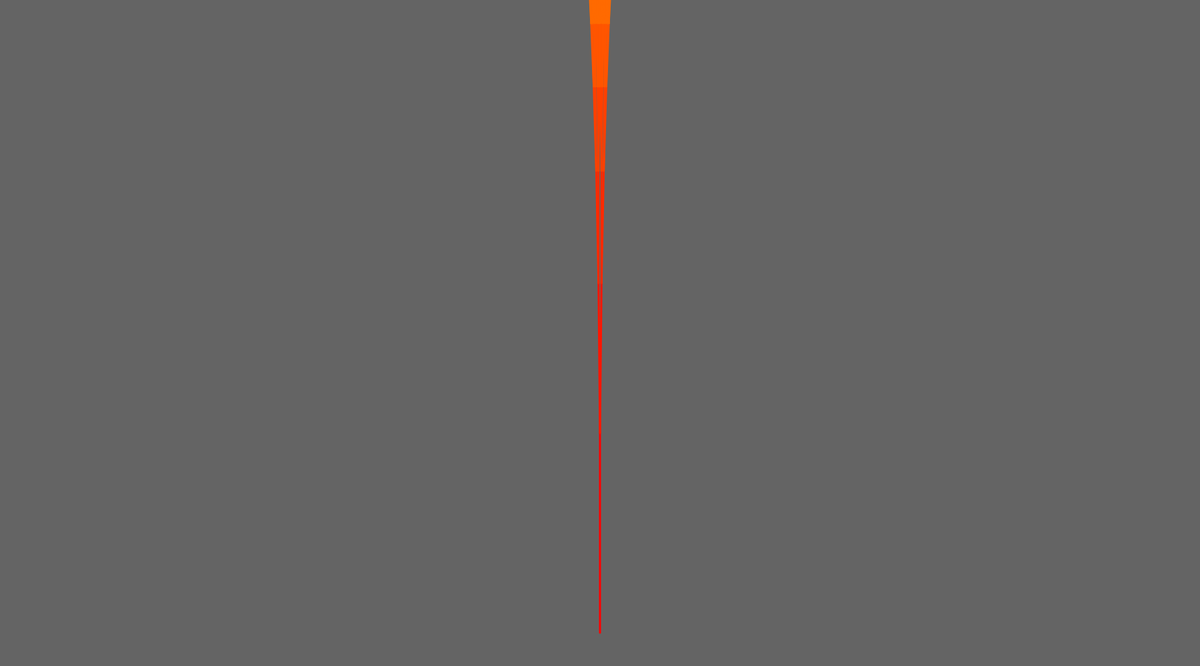
Frame 1 (no input)
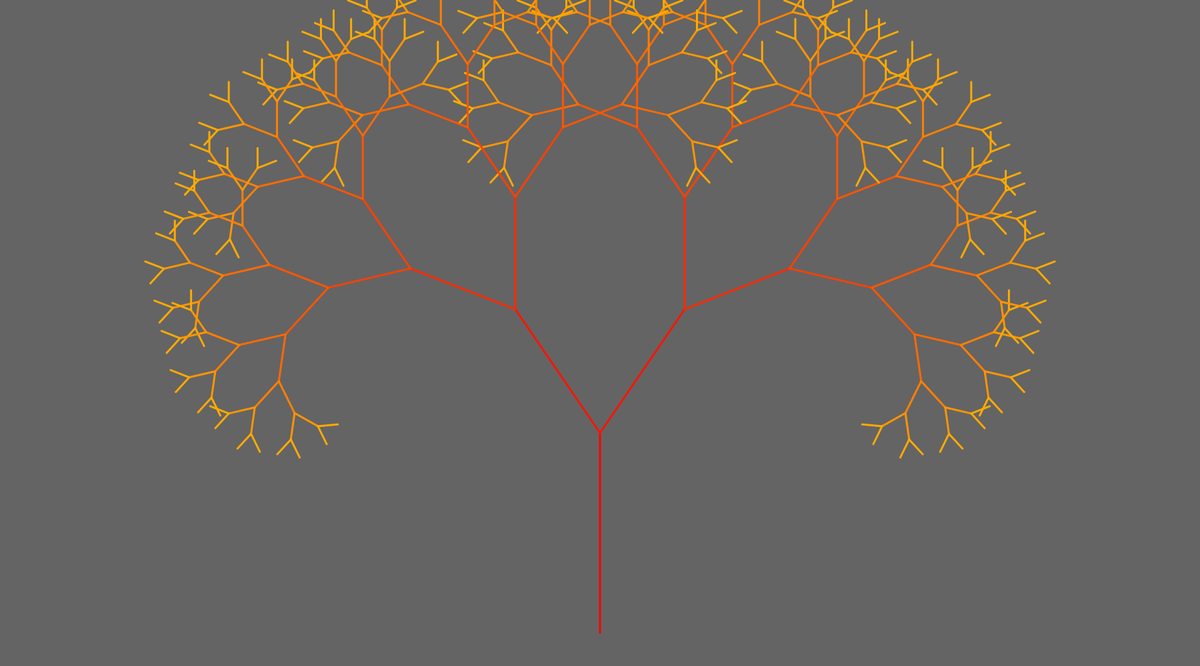
Frame 60 (no input)
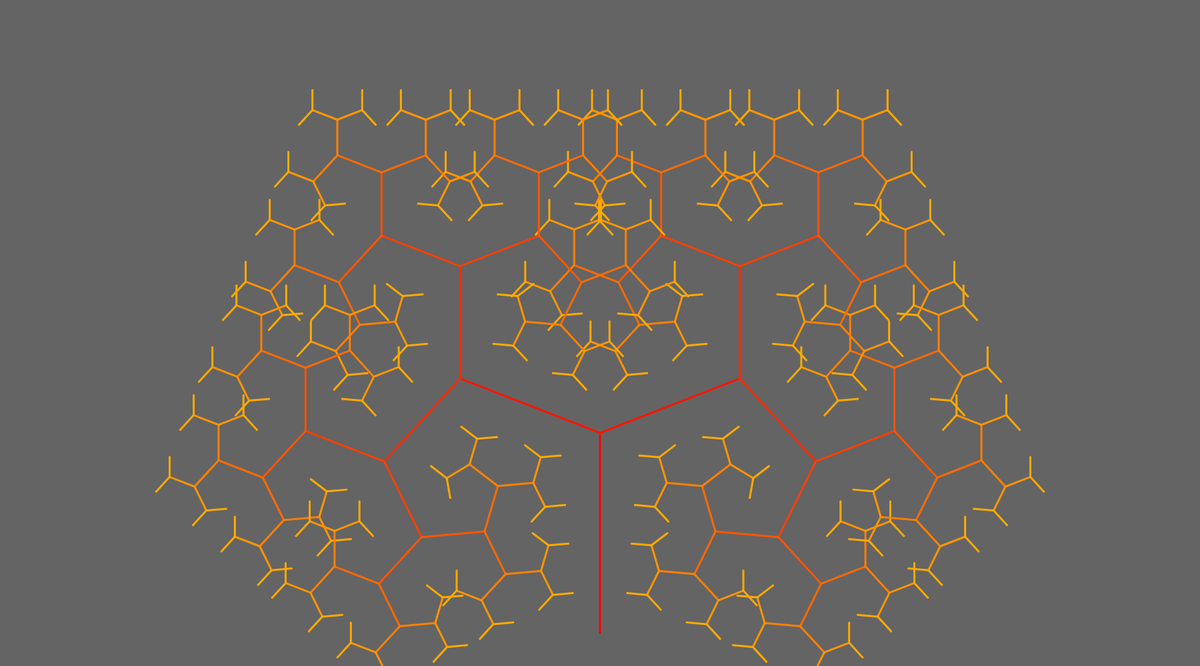
Frame 120 (the mouse pressed at the canvas centre since frame 60)

The p5.js sketch that drew these frames (run headless with seeded random() and noise() and a simulated clock; from frame 60 on, the mouse is pressed at the canvas centre):

// p5.js sketch
// ── sketch.js
function updateCanvasScale() {
  let canvasRatio = canvas.width / canvas.height
  let screenRatio = window.innerWidth / window.innerHeight
  
  let canvasstyle = canvas.canvas.style;
  console.log(canvas)
  if(canvasRatio < screenRatio) {
    canvasstyle.height = "100vh";
    canvasstyle.width = "auto";
    console.log("height max")
  }
  else {
    canvasstyle.width = "100vw";
    canvasstyle.height = "auto";
    console.log("width max")
  }

}

let canvas


let root

class Branch {
  constructor(previous, angle, depth, angleVar) {
    this.base = previous.top
    this.length = previous.length * 0.75
    this.top = this.base.copy()
    this.top.add(p5.Vector.fromAngle(angle).mult(this.length))
    this.depth = depth
    if(depth < 8) {
      this.left = new Branch(this, angle + angleVar*1, depth+1, angleVar) 
      this.right = new Branch(this, angle - angleVar*1, depth+1, angleVar) 
    }
  }

  draw() {
    stroke(this.depth*5, 255 - this.depth*5,250)
    line(this.base.x, this.base.y, this.top.x, this.top.y)
    if(this.left) this.left.draw()
    if(this.right) this.right.draw()
  }
}
let time = 0.0
function setup() {
  canvas = createCanvas(1800, 1000);
  updateCanvasScale()
  angleMode(DEGREES);
  console.log("Starting program...");
  
  root = new Branch({top:createVector(width/2, height-50), length:400}, PI*1.5, 0, time)
  
}

function draw() {
  colorMode(RGB);
  background(100);
  colorMode(HSB);
  stroke(255)
  strokeWeight(3)
  time += 0.01
  root = new Branch({top:createVector(width/2, height-50), length:400}, PI*1.5, 0, time)
  root.draw()

 
}

// ── style.css
body{
  background-color: #fff;
  padding: 0px;
  margin: 0px;
  }

canvas {
  vertical-align: top;
}
